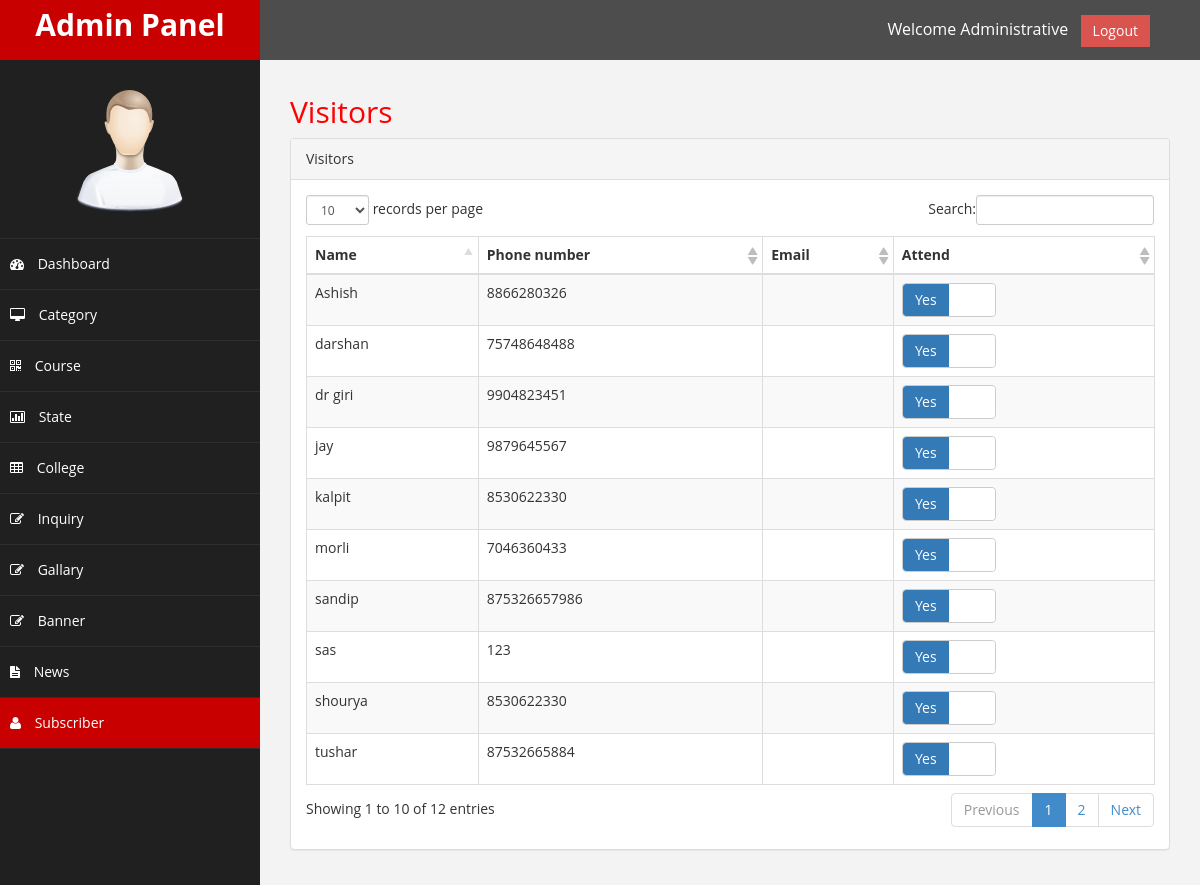
Page /wellness_admin/subscriber.php (signed in) on the committed database.
### tables this page shows
CREATE TABLE IF NOT EXISTS `subscriber` (
  `id` int(11) NOT NULL AUTO_INCREMENT,
  `name` varchar(255) NOT NULL,
  `phone` varchar(25) DEFAULT NULL,
  `email` varchar(255) DEFAULT NULL,
  `date_time` timestamp NOT NULL DEFAULT CURRENT_TIMESTAMP,
  `is_attend` enum('0','1') NOT NULL DEFAULT '0',
  `course_id` int(11) NOT NULL,
  PRIMARY KEY (`id`),
  KEY `course_id` (`course_id`)
);

### api/wellness.php (called while the page is built, shortened)
<?php
class wellness
{
	var $con;
	function __construct()
	{
		$this->con = new mysqli('localhost','root','harami','wellness_consultancy');
	}
	function select($table)
	{
		$sql = 'select * from '.$table;
		$ref = $this->con->query($sql) or die('Error:'.$this->con->error."<br>".$sql);
		$data = mysqli_fetch_all($ref,MYSQLI_ASSOC);
		return $data;
	}
}

### wellness_admin/subscriber.php (the view, shortened to what this page needs)
<?php
	require_once '../api/wellness.php';
	$ob = new wellness();
	$subscribe = $ob->select('subscriber');
?>
<!DOCTYPE html>
<html xmlns="http://www.w3.org/1999/xhtml">
<head>
    <link href="assets/css/bootstrap.css" rel="stylesheet" />
	<link href="../assets/css/bootstrap-switch.min.css" rel="stylesheet" />
    <link href="assets/css/font-awesome.css" rel="stylesheet" />
    <link href="assets/css/custom.css" rel="stylesheet" />
	<link href="assets/js/dataTables/dataTables.bootstrap.css" rel="stylesheet" />
</head>
<body>
    <div id="wrapper">
		<?php require_once "./header.php"; ?>
		<?php require_once "./right_menu.php"; ?>
        <div id="page-wrapper" >
			<div class="row">
				<div class="col-md-12">
					<h2>
						Visitors
					</h2>
				</div>
			</div>
			<div class="row">
				<div class="col-md-12">
                    <div class="panel panel-default">
                        <div class="panel-heading">
                             Visitors
                        </div>
                        <div class="panel-body">
							<?php
								if(count($subscribe) == 0 )
								{
									echo '<div class="alert alert-success">No data available.</div>';
								}
								else
								{
							?>
                            <div class="table-responsive">
                                <table class="table table-striped table-bordered table-hover" id="dataTables-example">
                                    <thead>
                                        <tr>
                                            <th>Name</th>
                                            <th>Phone number</th>
                                            <th>Email</th>
                                            <th>Attend</th>
                                        </tr>
                                    </thead>
                                    <tbody>
										<?php
											foreach($subscribe as $val)
											{
										?>
                                        <tr class="">
                                            <td><?=$val['name']?></td>
                                            <td><?=$val['phone']?></td>
                                            <td><?=$val['email']?></td>
                                            <td><input type="checkbox" id="<?=$val['id']?>" data-off-text="No" data-on-text="Yes" class="status" <?=$val['is_attend'] == '1' ? 'checked' : '' ?> /></td>
                                        </tr>
										<?php
											}
										?>
                                    </tbody>
                                </table>
                            </div>
							<?php
								}
							?>
						</div>
                    </div>
                </div>
			</div>
		</div>
	</div>
</body>
</html>

### wellness_admin/assets/css/custom.css (style rules this page uses)
body { font-family: 'Open Sans', sans-serif; background-color:#F3F3F3; }
#wrapper { width: 100%; background:#202020; }
#page-wrapper { padding: 15px 15px; min-height: 600px; background:#F3F3F3; }
h2 { color: #f00; }
@media (min-width:768px) { #page-wrapper { margin: 0 0 0 260px; padding: 15px 30px; // min-height: 1200px; } }

### rows in the picture
subscriber: name "morli", phone "7046360433"
subscriber: name "kalpit", phone "8530622330"
subscriber: name "sas", phone "123"
subscriber: name "jay", phone "9879645567"
subscriber: name "shourya", phone "8530622330"
subscriber: name "dr giri", phone "9904823451"
subscriber: name "sandip", phone "875326657986"
subscriber: name "Ashish", phone "8866280326"
subscriber: name "darshan", phone "75748648488"
subscriber: name "tushar", phone "87532665884"

### other values in the picture
$_SESSION['admin']['admin_name'] "Administrative"
